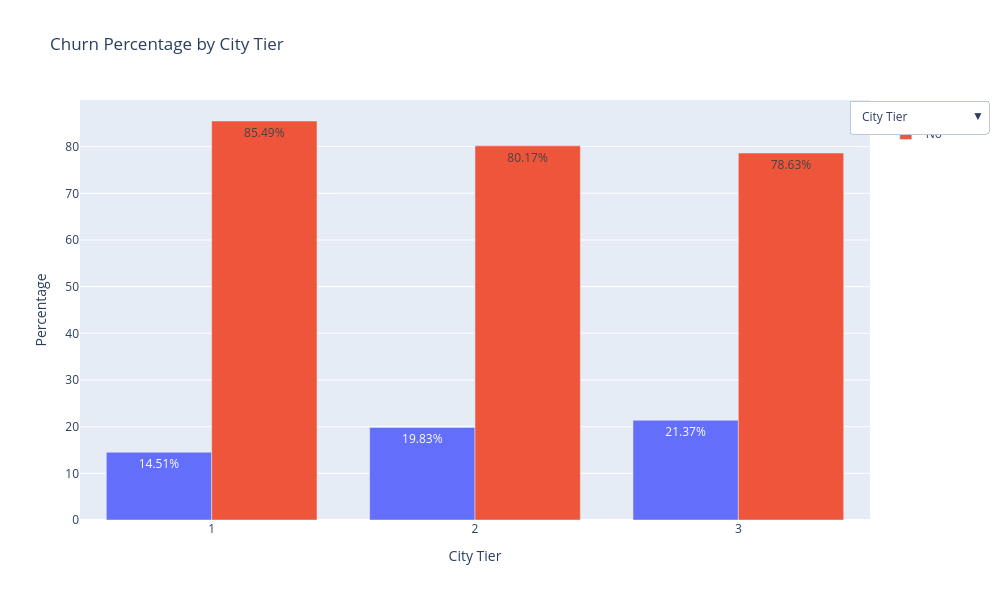

Notebook source saved alongside this figure:
### Markdown cell above
- Preferred Login Method:선호 로그인 방식에 따라 이탈률에 유의미한 차이 X
- Preferred Payment Method:현금으로 결제하는 고객에서 더 높은 이탈률이 나타남
- Gender: 남성 사용자의 수가 더 많음 (유의미한 차이 X)
- Preferred Category:모바일 카테고리를 선호하는 사용자들에서 높은 이탈률이 나타남
- Marital Status: Single 고객에서 높은 이탈률이 나타남

### Code cell
# 순서형 변수별 churn 분포
fig = go.Figure()

for column in ordinal_columns:
    counts = df_eda.groupby([column, 'Churn']).size().reset_index(name='count')
    counts = counts.sort_values(by='count', ascending=False)

    totals = counts.groupby(column)['count'].sum().reset_index(name='total_count')
    counts = pd.merge(counts, totals, on=column, suffixes=('', '_total'))

    counts['percentage'] = (counts['count'] / counts['total_count']) * 100
    counts['percentage'] = counts['percentage'].apply(lambda x: f"{x:.2f}")
    counts = counts.sort_values(by=[column, 'Churn'], ascending=[True, False])

    for churn_value in counts['Churn'].unique():
        churn_counts_by_col = counts[counts['Churn'] == churn_value]

        fig.add_trace(
            go.Bar(
                x=churn_counts_by_col[column],
                y=churn_counts_by_col['percentage'].astype(float),
                name='Yes' if churn_value else 'No',
                text=churn_counts_by_col['percentage'] + '%',
                hoverinfo='text+y',
                visible=False
            )
        )

num_traces_per_col = 2
for i in range(num_traces_per_col):
    fig.data[i].visible = True

buttons = []
for i, column in enumerate(ordinal_columns):
    visibility = [False] * len(fig.data)
    for j in range(num_traces_per_col):
        visibility[i * num_traces_per_col + j] = True

    buttons.append(
        dict(
            label=split_on_capitals(column),
            method='update',
            args=[
                {'visible': visibility},
                {'title': f'Churn Percentage by {split_on_capitals(column)}',
                 'xaxis': {'title': split_on_capitals(column)},
                 'yaxis': {'title': 'Percentage'}}
            ]
        )
    )

fig.update_layout(
    updatemenus=[
        dict(
            active=0,
            buttons=buttons,
            x=1.15,
            y=1
        )
    ],
    title=f'Churn Percentage by {split_on_capitals(ordinal_columns[0])}',
    xaxis_title=split_on_capitals(ordinal_columns[0]),
    yaxis_title='Percentage',
    barmode='group',
    width=1000,
    height=600
)

fig.show()

### Figure 1 — Plotly figure (JSON) as saved in the notebook; plotly's stock layout.template omitted (floating-point values rounded to 4 significant figures)
{"data": [{"hoverinfo": "text+y", "name": "Yes", "text": ["14.51%", "19.83%", "21.37%"], "type": "bar", "visible": true, "x": [1, 2, 3], "y": [14.51, 19.83, 21.37]}, {"hoverinfo": "text+y", "name": "No", "text": ["85.49%", "80.17%", "78.63%"], "type": "bar", "visible": true, "x": [1, 2, 3], "y": [85.49, 80.17, 78.63]}, {"hoverinfo": "text+y", "name": "Yes", "text": ["11.51%", "12.63%", "17.20%", "17.13%", "23.83%"], "type": "bar", "visible": false, "x": [1, 2, 3, 4, 5], "y": [11.51, 12.63, 17.2, 17.13, 23.83]}, {"hoverinfo": "text+y", "name": "No", "text": ["88.49%", "87.37%", "82.80%", "82.87%", "76.17%"], "type": "bar", "visible": false, "x": [1, 2, 3, 4, 5], "y": [88.49, 87.37, 82.8, 82.87, 76.17]}, {"hoverinfo": "text+y", "name": "Yes", "text": ["10.93%", "31.67%"], "type": "bar", "visible": false, "x": [0, 1], "y": [10.93, 31.67]}, {"hoverinfo": "text+y", "name": "No", "text": ["89.07%", "68.33%"], "type": "bar", "visible": false, "x": [0, 1], "y": [89.07, 68.33]}], "layout": {"barmode": "group", "height": 600, "title": {"text": "Churn Percentage by City Tier"}, "updatemenus": [{"active": 0, "buttons": [{"args": [{"visible": [true, true, false, false, false, false]}, {"title": "Churn Percentage by City Tier", "xaxis": {"title": "City Tier"}, "yaxis": {"title": "Percentage"}}], "label": "City Tier", "method": "update"}, {"args": [{"visible": [false, false, true, true, false, false]}, {"title": "Churn Percentage by Satisfaction Score", "xaxis": {"title": "Satisfaction Score"}, "yaxis": {"title": "Percentage"}}], "label": "Satisfaction Score", "method": "update"}, {"args": [{"visible": [false, false, false, false, true, true]}, {"title": "Churn Percentage by Complain", "xaxis": {"title": "Complain"}, "yaxis": {"title": "Percentage"}}], "label": "Complain", "method": "update"}], "x": 1.15, "y": 1}], "width": 1000, "xaxis": {"title": {"text": "City Tier"}}, "yaxis": {"title": {"text": "Percentage"}}}}
